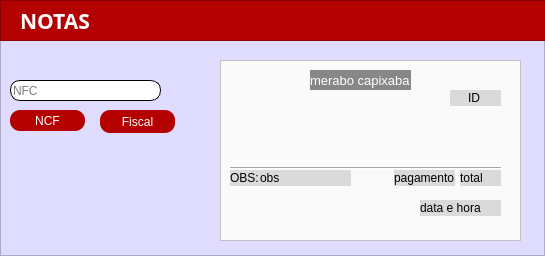
<?xml version="1.0" encoding="UTF-8"?>
<ui version="4.0">
 <class>Dialog</class>
 <widget class="QDialog" name="Dialog">
  <property name="geometry">
   <rect>
    <x>0</x>
    <y>0</y>
    <width>545</width>
    <height>256</height>
   </rect>
  </property>
  <property name="windowTitle">
   <string>Dialog</string>
  </property>
  <layout class="QVBoxLayout" name="verticalLayout">
   <property name="spacing">
    <number>0</number>
   </property>
   <property name="leftMargin">
    <number>0</number>
   </property>
   <property name="topMargin">
    <number>0</number>
   </property>
   <property name="rightMargin">
    <number>0</number>
   </property>
   <property name="bottomMargin">
    <number>0</number>
   </property>
   <item>
    <widget class="QFrame" name="frame">
     <property name="styleSheet">
      <string notr="true">background-color: rgb(223, 220, 255);</string>
     </property>
     <property name="frameShape">
      <enum>QFrame::StyledPanel</enum>
     </property>
     <property name="frameShadow">
      <enum>QFrame::Raised</enum>
     </property>
     <widget class="QFrame" name="frame_2">
      <property name="geometry">
       <rect>
        <x>0</x>
        <y>0</y>
        <width>551</width>
        <height>41</height>
       </rect>
      </property>
      <property name="styleSheet">
       <string notr="true">background-color: rgb(179, 0, 0);</string>
      </property>
      <property name="frameShape">
       <enum>QFrame::StyledPanel</enum>
      </property>
      <property name="frameShadow">
       <enum>QFrame::Raised</enum>
      </property>
      <widget class="QLabel" name="label">
       <property name="geometry">
        <rect>
         <x>20</x>
         <y>10</y>
         <width>81</width>
         <height>21</height>
        </rect>
       </property>
       <property name="font">
        <font>
         <family>Segoe UI Black</family>
         <pointsize>16</pointsize>
         <weight>75</weight>
         <bold>true</bold>
        </font>
       </property>
       <property name="styleSheet">
        <string notr="true">background-color: qlineargradient(spread:pad, x1:0.119318, y1:0.057, x2:0.938, y2:0.909091, stop:0.159091 rgba(216, 0, 0, 0), stop:1 rgba(0, 0, 0, 0));
color: rgb(255, 255, 255);</string>
       </property>
       <property name="text">
        <string>NOTAS</string>
       </property>
      </widget>
     </widget>
     <widget class="QLineEdit" name="pesquisa">
      <property name="geometry">
       <rect>
        <x>10</x>
        <y>80</y>
        <width>151</width>
        <height>21</height>
       </rect>
      </property>
      <property name="styleSheet">
       <string notr="true">border-radius: 10px;
background-color: rgb(255, 255, 255);
border: 1px solid bleck;</string>
      </property>
      <property name="text">
       <string/>
      </property>
      <property name="placeholderText">
       <string>NFC</string>
      </property>
     </widget>
     <widget class="QFrame" name="frame_3">
      <property name="geometry">
       <rect>
        <x>220</x>
        <y>60</y>
        <width>301</width>
        <height>181</height>
       </rect>
      </property>
      <property name="styleSheet">
       <string notr="true">background-color: rgb(250, 250, 250);</string>
      </property>
      <property name="frameShape">
       <enum>QFrame::StyledPanel</enum>
      </property>
      <property name="frameShadow">
       <enum>QFrame::Raised</enum>
      </property>
      <widget class="QLabel" name="label_2">
       <property name="geometry">
        <rect>
         <x>90</x>
         <y>10</y>
         <width>101</width>
         <height>20</height>
        </rect>
       </property>
       <property name="font">
        <font>
         <pointsize>10</pointsize>
        </font>
       </property>
       <property name="styleSheet">
        <string notr="true">background-color: rgb(135, 135, 135);
color: rgb(255, 255, 255);</string>
       </property>
       <property name="text">
        <string>merabo capixaba </string>
       </property>
      </widget>
      <widget class="Line" name="line">
       <property name="geometry">
        <rect>
         <x>10</x>
         <y>100</y>
         <width>271</width>
         <height>16</height>
        </rect>
       </property>
       <property name="orientation">
        <enum>Qt::Horizontal</enum>
       </property>
      </widget>
      <widget class="QLabel" name="ID">
       <property name="geometry">
        <rect>
         <x>230</x>
         <y>30</y>
         <width>51</width>
         <height>16</height>
        </rect>
       </property>
       <property name="styleSheet">
        <string notr="true">background-color: rgb(218, 218, 218);</string>
       </property>
       <property name="text">
        <string>ID</string>
       </property>
       <property name="margin">
        <number>2</number>
       </property>
       <property name="indent">
        <number>18</number>
       </property>
       <property name="openExternalLinks">
        <bool>false</bool>
       </property>
       <property name="buddy">
        <cstring></cstring>
       </property>
      </widget>
      <widget class="QLabel" name="pagamento">
       <property name="geometry">
        <rect>
         <x>174</x>
         <y>110</y>
         <width>61</width>
         <height>16</height>
        </rect>
       </property>
       <property name="styleSheet">
        <string notr="true">background-color: rgb(218, 218, 218);</string>
       </property>
       <property name="text">
        <string>pagamento </string>
       </property>
      </widget>
      <widget class="QLabel" name="total">
       <property name="geometry">
        <rect>
         <x>240</x>
         <y>110</y>
         <width>41</width>
         <height>16</height>
        </rect>
       </property>
       <property name="styleSheet">
        <string notr="true">background-color: rgb(218, 218, 218);</string>
       </property>
       <property name="text">
        <string>total</string>
       </property>
      </widget>
      <widget class="QLabel" name="datahora">
       <property name="geometry">
        <rect>
         <x>200</x>
         <y>140</y>
         <width>81</width>
         <height>16</height>
        </rect>
       </property>
       <property name="styleSheet">
        <string notr="true">background-color: rgb(218, 218, 218);</string>
       </property>
       <property name="text">
        <string>data e hora </string>
       </property>
      </widget>
      <widget class="QLabel" name="obs">
       <property name="geometry">
        <rect>
         <x>40</x>
         <y>110</y>
         <width>91</width>
         <height>16</height>
        </rect>
       </property>
       <property name="styleSheet">
        <string notr="true">background-color: rgb(218, 218, 218);</string>
       </property>
       <property name="text">
        <string>obs</string>
       </property>
      </widget>
      <widget class="QLabel" name="PS">
       <property name="geometry">
        <rect>
         <x>10</x>
         <y>110</y>
         <width>31</width>
         <height>16</height>
        </rect>
       </property>
       <property name="styleSheet">
        <string notr="true">background-color: rgb(218, 218, 218);</string>
       </property>
       <property name="text">
        <string>OBS:</string>
       </property>
      </widget>
      <zorder>label_2</zorder>
      <zorder>line</zorder>
      <zorder>ID</zorder>
      <zorder>pagamento</zorder>
      <zorder>total</zorder>
      <zorder>datahora</zorder>
      <zorder>PS</zorder>
      <zorder>obs</zorder>
     </widget>
     <widget class="QPushButton" name="pushButton">
      <property name="geometry">
       <rect>
        <x>10</x>
        <y>110</y>
        <width>75</width>
        <height>21</height>
       </rect>
      </property>
      <property name="styleSheet">
       <string notr="true">QPushButton{
	
	background-color: rgb(181, 0, 0);
	color: rgb(255, 255, 255);
	border-radius: 10px;
}
QPushButton:hover{
	background-color: rgb(255, 0, 0);
	color: rgb(255, 255, 255);
	border-radius: 10px;
}
QPushButton:pressed{
	background-color: rgb(255, 255, 255);
	color: rgb(255, 255, 255);
	border-radius: 10px;
}</string>
      </property>
      <property name="text">
       <string>NCF</string>
      </property>
     </widget>
     <widget class="QPushButton" name="pushButton_2">
      <property name="geometry">
       <rect>
        <x>100</x>
        <y>110</y>
        <width>75</width>
        <height>23</height>
       </rect>
      </property>
      <property name="styleSheet">
       <string notr="true">QPushButton{
	
	background-color: rgb(181, 0, 0);
	color: rgb(255, 255, 255);
	border-radius: 10px;
}
QPushButton:hover{
	background-color: rgb(255, 0, 0);
	color: rgb(255, 255, 255);
	border-radius: 10px;
}
QPushButton:pressed{
	background-color: rgb(255, 255, 255);
	color: rgb(255, 255, 255);
	border-radius: 10px;
}</string>
      </property>
      <property name="text">
       <string>Fiscal</string>
      </property>
     </widget>
    </widget>
   </item>
  </layout>
 </widget>
 <resources/>
 <connections/>
</ui>
